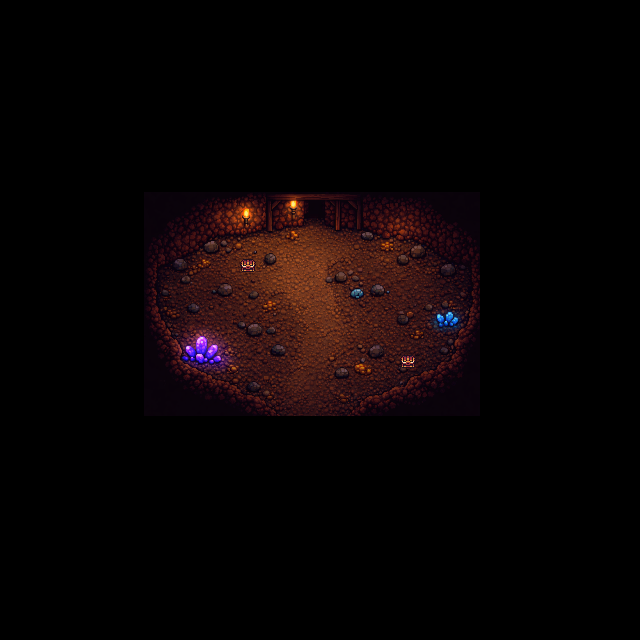

Rendered tile map (Tiled .tmx) drawn with the repository's tilesets; below, a short description and the map source with its tile grids summarised:
An orthogonal 40x40 tile map with 16x16 px tiles, 2 tile layers (Calque de Tuiles 1, Calque de Tuiles 2), 2 tilesets and 127 objects (109x collision, 15x item_spawn, exit_cave_2, spawn_cave_2).

<map version="1.10" tiledversion="1.11.2" orientation="orthogonal" renderorder="right-down" width="40" height="40" tilewidth="16" tileheight="16" infinite="0" nextlayerid="5" nextobjectid="145">
 <tileset firstgid="1" source="Interieur-grotte_2_reduit_x6.tsx" />
 <tileset firstgid="295" source="All_Chest_Sprites_Combined.tsx" />
 <layer id="1" name="Calque de Tuiles 1" width="40" height="40">
  <data>[1600 cells, 294 non-empty, 294 distinct tile ids]</data>
 </layer>
 <layer id="3" name="Calque de Tuiles 2" width="40" height="40">
  <data>[1600 cells, 2 non-empty, 1 distinct tile ids]</data>
 </layer>
 <objectgroup id="2" name="Calque d'Objets 1">
  <object id="1" name="exit_cave_2" x="304.5" y="200.5" width="19.5" height="9.16667" />
  <object id="2" name="spawn_cave_2" x="314" y="233">
   <point />
  </object>
  <object id="3" type="collision" x="142" y="191.333" width="163" height="36.3333" />
  <object id="4" type="collision" x="143.333" y="227" width="139.333" height="3" />
  <object id="5" type="collision" x="143.333" y="230.333" width="14.3333" height="186" />
  <object id="6" type="collision" x="157.667" y="313.333" width="1.66667" height="102.333" />
  <object id="7" type="collision" x="159" y="317" width="2" height="101.333" />
  <object id="8" type="collision" x="161.333" y="318.667" width="3.33333" height="98.3333" />
  <object id="10" type="collision" x="157.667" y="231" width="37.3333" height="22.3333" />
  <object id="11" type="collision" x="194.5" y="230.125" width="22.5" height="7.25" />
  <object id="12" type="collision" x="195" y="236.875" width="11" height="6.875" />
  <object id="13" type="collision" x="201.75" y="244" width="16.875" height="9.375" />
  <object id="14" type="collision" x="205.875" y="236.125" width="10.375" height="8" />
  <object id="16" type="collision" x="217.455" y="229.818" width="39.0909" height="2.90909" />
  <object id="17" type="collision" x="217.455" y="231.818" width="28" height="2.90909" />
  <object id="18" type="collision" x="195.636" y="241.455" width="7.09091" height="9.27273" />
  <object id="19" type="collision" x="158" y="253.818" width="7.45455" height="10.9091" />
  <object id="20" type="collision" x="166.182" y="252.727" width="7.27273" height="10.5455" />
  <object id="21" type="collision" x="173.455" y="252.364" width="9.09091" height="18.7273" />
  <object id="22" type="collision" x="181.818" y="253.091" width="4.90909" height="2.54545" />
  <object id="23" type="collision" x="181.818" y="257.273" width="3.09091" height="13.4545" />
  <object id="24" type="collision" x="184.545" y="262" width="2.72727" height="6.72727" />
  <object id="25" type="collision" x="164.182" y="325.273" width="5.63636" height="91.6364" />
  <object id="26" type="collision" x="167.667" y="409.667" width="109" height="5.66667" />
  <object id="27" type="collision" x="169" y="365" width="19.3333" height="44.6667" />
  <object id="28" type="collision" x="170.333" y="335.667" width="2.66667" height="34.3333" />
  <object id="29" type="collision" x="174" y="339.667" width="2.66667" height="27.6667" />
  <object id="30" type="collision" x="177.333" y="341.667" width="2" height="27.3333" />
  <object id="31" type="collision" x="179.818" y="344" width="3.09091" height="24.3636" />
  <object id="32" type="collision" x="189" y="367" width="8.33333" height="47" />
  <object id="33" type="collision" x="198.333" y="369.333" width="8.66667" height="43" />
  <object id="34" type="collision" x="208" y="375.333" width="6" height="37.6667" />
  <object id="35" type="collision" x="215.667" y="379" width="11" height="34" />
  <object id="36" type="collision" x="227" y="384" width="10" height="29.3333" />
  <object id="37" type="collision" x="236.333" y="392.667" width="9.66667" height="20" />
  <object id="38" type="collision" x="245" y="395.667" width="13.6667" height="14.6667" />
  <object id="39" type="collision" x="259.667" y="400.333" width="5.66667" height="9.33333" />
  <object id="40" type="collision" x="265.667" y="407" width="5.33333" height="2.66667" />
  <object id="41" type="collision" x="183" y="344.667" width="35" height="18" />
  <object id="42" type="collision" x="197" y="338" width="1.33333" height="0.333333" />
  <object id="43" type="collision" x="196.667" y="337.667" width="11" height="6.33333" />
  <object id="44" type="collision" x="216.667" y="356" width="4.66667" height="5.66667" />
  <object id="49" type="collision" x="397.333" y="254" width="12.3333" height="11.6667" />
  <object id="50" type="collision" x="411.333" y="244.667" width="14.3333" height="14" />
  <object id="51" type="collision" x="440" y="263.667" width="15" height="12.3333" />
  <object id="52" type="collision" x="436.333" y="312.667" width="22" height="14.6667" />
  <object id="53" type="collision" x="439" y="346.667" width="8.33333" height="6.33333" />
  <object id="54" type="collision" x="448.333" y="337.667" width="5.66667" height="6.66667" />
  <object id="55" type="collision" x="397.333" y="315.667" width="11.6667" height="9.33333" />
  <object id="57" type="collision" x="411" y="331" width="11.3333" height="7" />
  <object id="58" type="collision" x="422.333" y="338" width="0.666667" />
  <object id="59" type="collision" x="425" y="303" width="8" height="7.33333" />
  <object id="60" type="collision" x="440.667" y="300" width="9" height="7.66667" />
  <object id="64" type="collision" x="333.667" y="271.667" width="12.3333" height="11.6667" />
  <object id="65" type="collision" x="351" y="276" width="7.66667" height="5.33333" />
  <object id="66" type="collision" x="350" y="289.667" width="15.6667" height="7.33333" />
  <object id="67" type="collision" x="369" y="282.667" width="16" height="14.6667" />
  <object id="68" type="collision" x="369.333" y="347" width="14.3333" height="10.6667" />
  <object id="69" type="collision" x="355.667" y="363" width="9" height="11.6667" />
  <object id="70" type="collision" x="364.667" y="369" width="5.66667" height="5.66667" />
  <object id="71" type="collision" x="335.667" y="368" width="13.3333" height="10.3333" />
  <object id="72" type="collision" x="189.333" y="303" width="10.3333" height="9" />
  <object id="73" type="collision" x="181" y="274.667" width="11" height="9.66667" />
  <object id="74" type="collision" x="266.333" y="252" width="10.6667" height="13" />
  <object id="75" type="collision" x="286.667" y="231.333" width="10" height="9" />
  <object id="76" type="collision" x="217" y="283.667" width="14.6667" height="10" />
  <object id="77" type="collision" x="248.333" y="290" width="9.66667" height="7.66667" />
  <object id="78" type="collision" x="265" y="301" width="8.66667" height="10.6667" />
  <object id="79" type="collision" x="237" y="320.667" width="8.66667" height="6.33333" />
  <object id="80" type="collision" x="248.333" y="325" width="13" height="10" />
  <object id="82" type="collision" x="271" y="344.667" width="15" height="10.6667" />
  <object id="83" type="collision" x="248.333" y="383.333" width="11" height="7.66667" />
  <object id="84" type="collision" x="263" y="389.667" width="9.33333" height="6.66667" />
  <object id="85" type="collision" x="228.333" y="363.667" width="10" height="9.33333" />
  <object id="86" type="collision" x="164" y="308" width="14.3333" height="9.66667" />
  <object id="87" type="collision" x="161.667" y="290" width="8.66667" height="5.66667" />
  <object id="88" type="collision" x="202.333" y="259" width="9.66667" height="8.33333" />
  <object id="89" type="collision" x="235.667" y="244" width="7.66667" height="6.66667" />
  </objectgroup>
 <objectgroup id="4" name="item_spawn" />
</map>
<!-- 49 of 127 objects omitted -->
